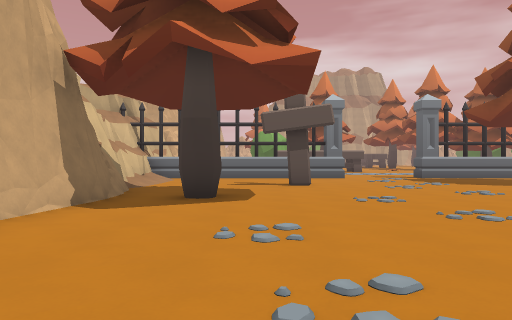
View 1 (above)

24 first-person views from a walk through a level from a Godot 3-D game. The camera is 1.4 m above the floor, looks level and sees 70° across. The floor is counted in squares, 2 m on a side. Each view is taken from the middle of a square. On the plan, view 1 faces up. The plan holds only what a view shows up to about 11 squares ahead; the rest is blank. The place goes on beyond the plan.

View 2
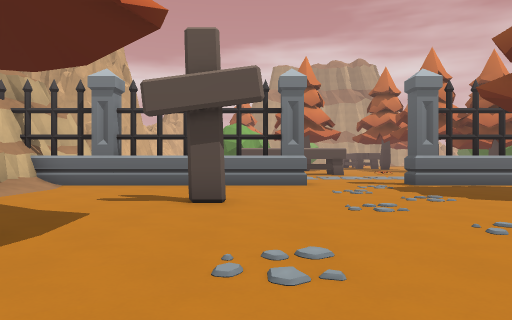

View 3
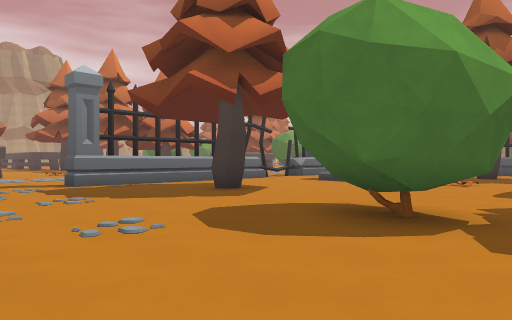

View 4
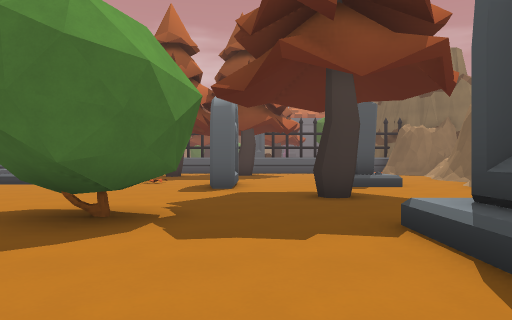

View 5
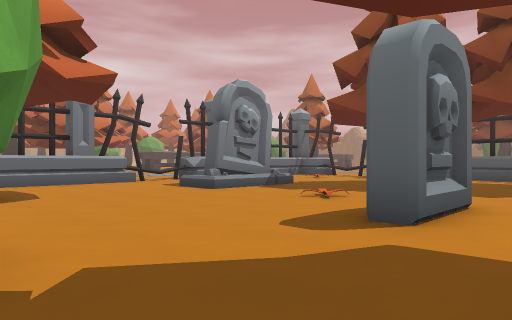

View 6
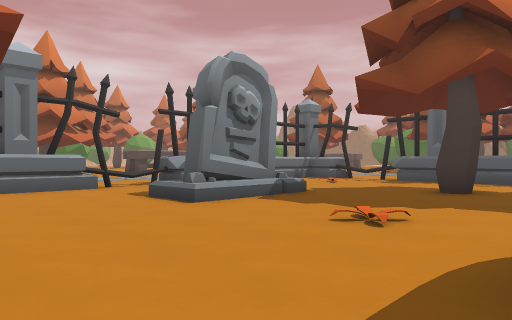

View 7
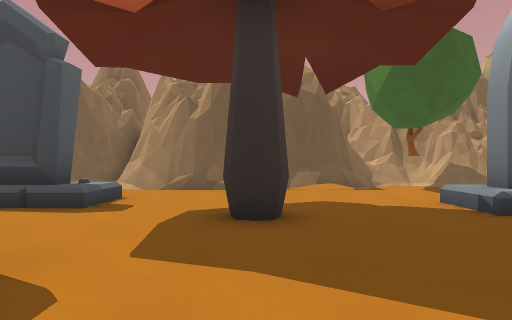

View 8
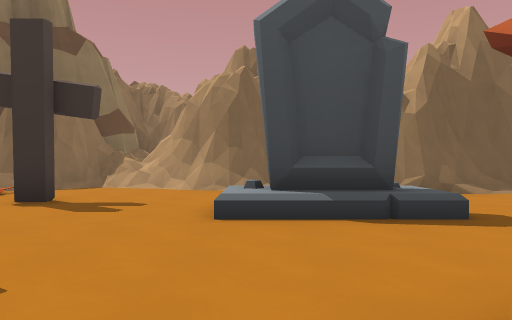

View 9
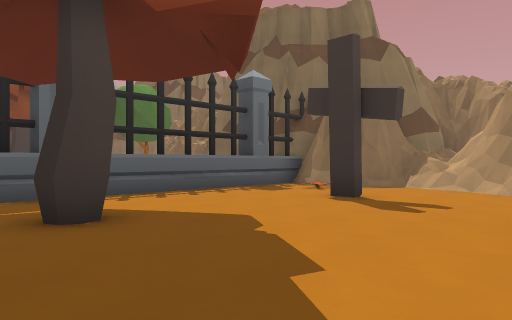

View 10
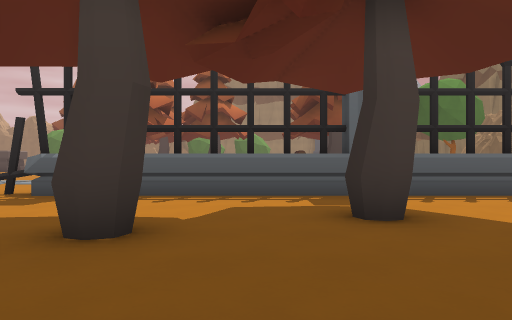

View 11
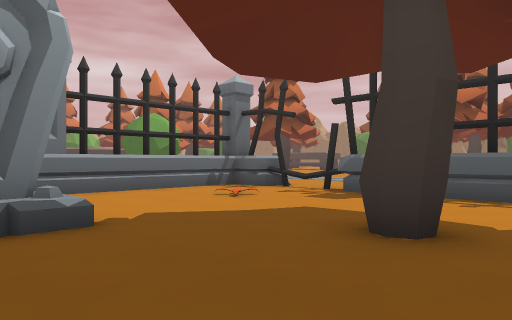

View 12
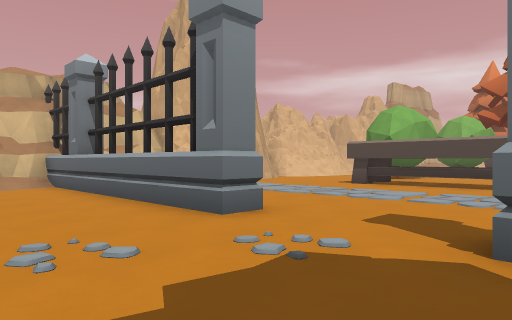

View 13
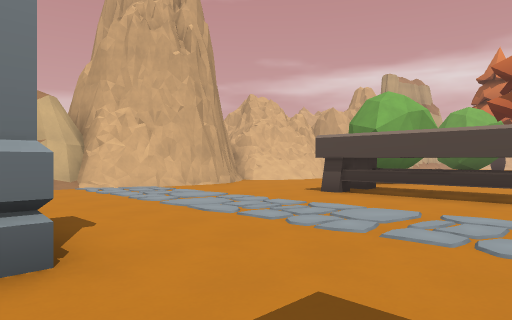

View 14
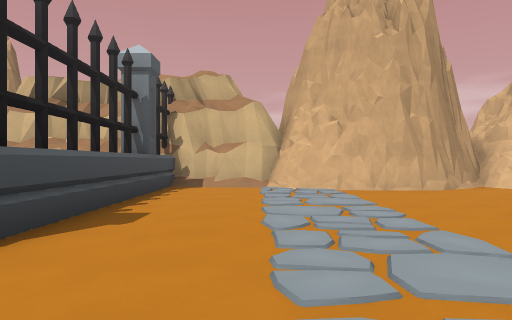

View 15
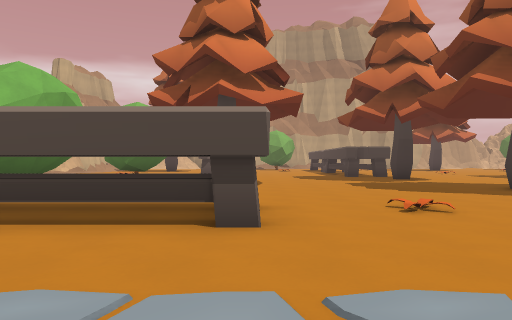

View 16
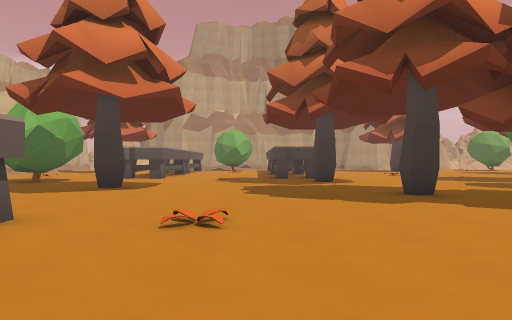

View 17
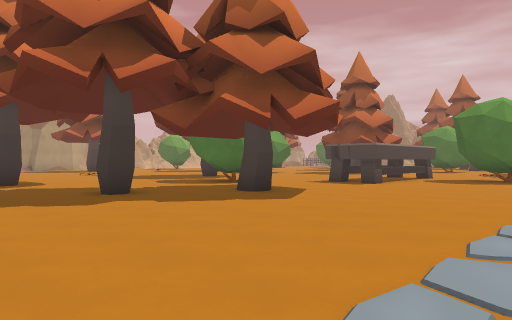

View 18
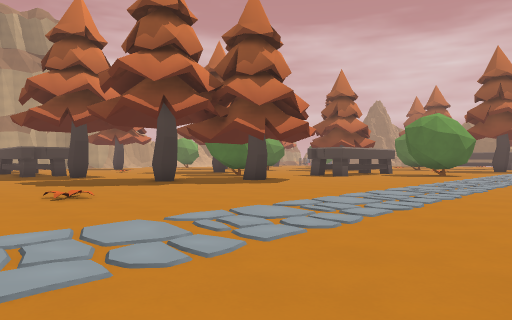

View 19
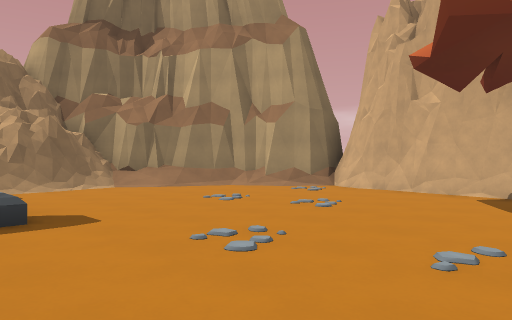

View 20
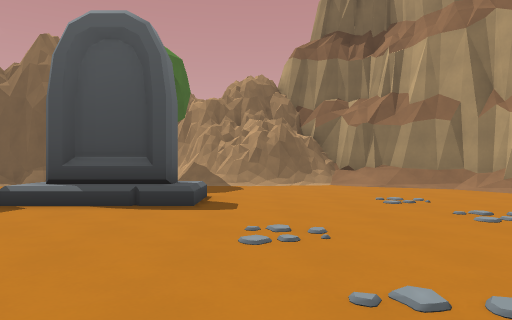

View 21
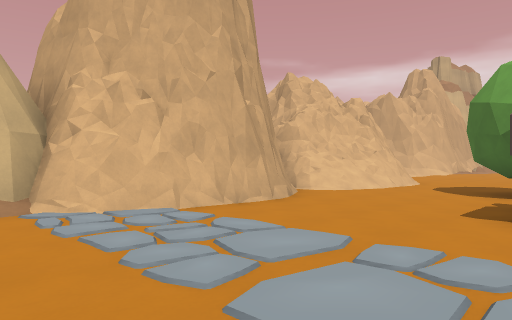

View 22
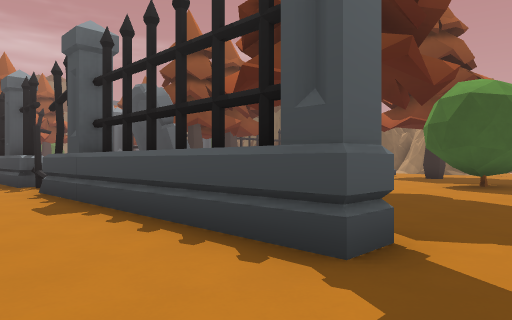

View 23
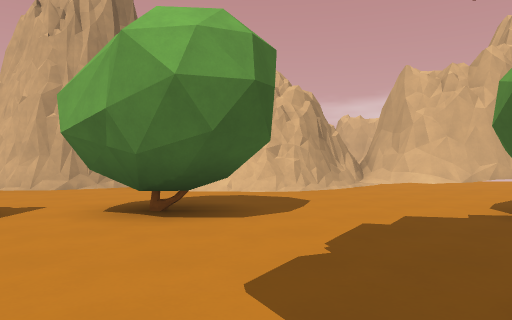

View 24
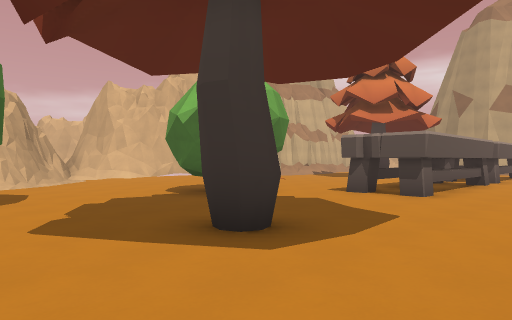

### Floor plan
Key: @ floor where view 1 was taken; # wall or solid block; x gap in a wall; . main floor; : floor 0.25 m higher than the main floor; / step, stairs or slope; = window, fence, low wall or low ledge; ^ raised ledge; T tree; P plant; M tombstone; O other object.
Columns run from 5 left of view 1 to 25 right of it. Each row starts with its distance up from view 1.
 33        ..==..
 32   #.   ..##..
 31   #...  .....
 30 ###...##.....   T..
 29 #//................ ..
 28 ##/.......T...........
 27  ##/..................
 26  ##/.............T....
 25 ^^/..##.................
 24 #=/...#.............T....
 23 ##/.......................
 22  ##....#===#.P.............
 21   #....#===#................
 20   #.........................
 19   #....................
 18  ##.....................
 17  #......................
 16 ##...................
 15 #:.....................
 14 #########...########=x#######
 13  ^..................   .....#..
 12  #..................  ...O..=..
 11  #............T....###......x
 10  #....#............===......#
  9  #......................... #
  8  ##....................TT...#
  7   #.T.......##.....P....T...#
  6   #.........##..............#
  5   #..........#...#M.....TT..#
  4  ##......................T..#
  3  #.............T............#
  2  #.......###...T............#
  1  #/......###......###.......#
  0  ##/.@.... .............#...#
 -1   ##/..... ......... .......#
 -2    ##/..##...######. ....O..#
 -3     #######=##    #####/.####
 -4                       #/##
 -5                         =#

Where each view was taken, in squares from view 1:
view 1: 0 up, 0 right, facing up
view 2: 4 up, 2 right, facing up
view 3: 4 up, 3 right, facing up-right
view 4: 4 up, 3 right, facing right
view 5: 3 up, 8 right, facing up-right
view 6: 5 up, 10 right, facing up-right
view 7: 7 up, 10 right, facing down
view 8: 6 up, 15 right, facing down
view 9: 6 up, 15 right, facing down-right
view 10: 6 up, 15 right, facing right
view 11: 6 up, 15 right, facing up-right
view 12: 11 up, 7 right, facing up-left
view 13: 14 up, 6 right, facing up-left
view 14: 17 up, 6 right, facing left
view 15: 17 up, 6 right, facing up
view 16: 18 up, 9 right, facing up
view 17: 18 up, 9 right, facing up-right
view 18: 15 up, 6 right, facing up-right
view 19: 7 up, 5 right, facing down-left
view 20: 8 up, 3 right, facing down
view 21: 16 up, 2 right, facing up-left
view 22: 17 up, 5 right, facing down-right
view 23: 26 up, 6 right, facing left
view 24: 25 up, 8 right, facing up-left
